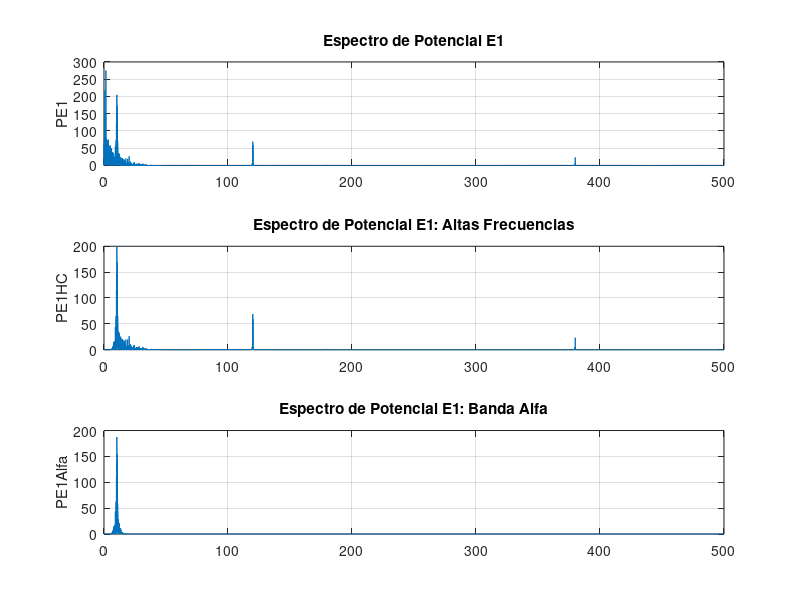

Recreate this plot in MATLAB.
clc
clear
load('EEG.mat')
%Parametrizacion
N=length(EEG);
Fs=1000;...Frecuencia de Muestreo
Nm=N/2;...Numero de Muestras
%2.2.1
t=0:1/Fs:(1/Fs)*(N-1);...Vector Tiempo
%2.2.2
Fm=Fs/2;...Frecuencia de Nyquist
f=0:Fm/Nm:Fm/Nm*(Nm-1);...Vector Frecuencia

%3.2.4
%Alfa
n=6;...Orden
fc1=8;...Aqui definimos
fc2=13;...Las Frecuencias de Corte
... En Alfa son [8-13]Hz
%Filtros Butter
%Pasa Altas
[b1,a1]=butter(n,fc1/Fm,'high');...Coeficiente de Polinomios
%Pasa Bajas
[b2,a2]=butter(n,fc2/Fm,'low');...Coeficiente de Polinomios

%3.2.5
%Traemos la Señal
E1=EEG(:,1);
E1T=fft(E1);...Señal Transformada (Compleja)
%Potencia del Electrodo
PE1=E1T.*conj(E1T)/N;...Epectro Espejo
PE1M=PE1(1:Nm);...Espectro De Potencia (grf)
figure
%Configuraciones Grafica
subplot(3,1,1)
plot(f,PE1M)
grid on
title('Espectro de Potencial E1')
ylabel("PE1")

%Señal Filtrada HC
E1HC=filter(b1,a1,E1);
E1HCT=fft(E1HC);
PE1HC=E1HCT.*conj(E1HCT)/N;
PE1HCM=PE1HC(1:Nm);...Espectro Potencia (grf)
subplot(3,1,2)
plot(f,PE1HCM)
grid on
title('Espectro de Potencial E1: Altas Frecuencias')
ylabel("PE1HC")

%Señal Filtrada LC
E1LC=filter(b2,a2,E1HC);
E1LCT=fft(E1LC);
PE1LC=E1LCT.*conj(E1LCT)/N;
PE1LCM=PE1LC(1:Nm);...Espectro Potencia Alfa Final (grf)
subplot(3,1,3)
plot(f,PE1LCM)
grid on
title('Espectro de Potencial E1: Banda Alfa')
ylabel("PE1Alfa")


    


